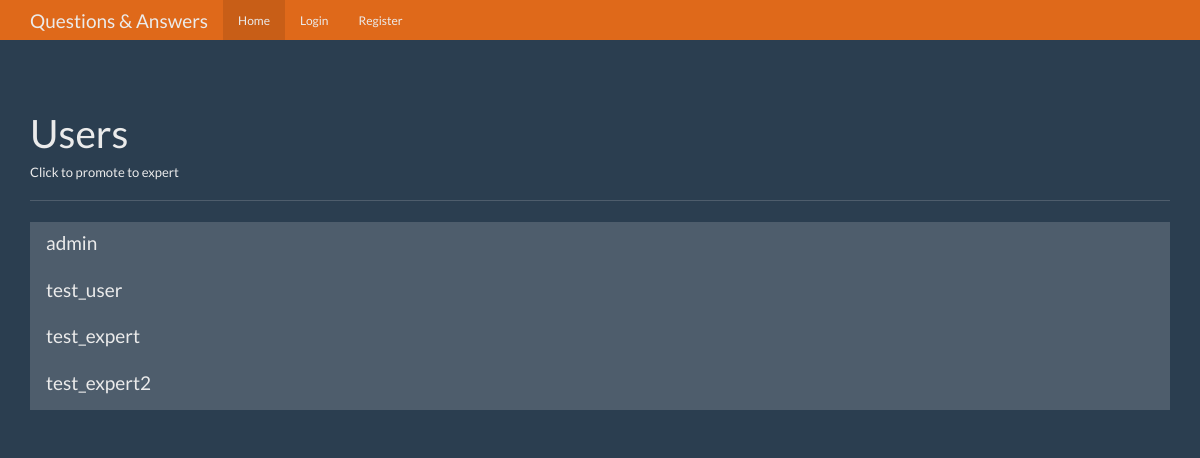
/users, run on an earlier commit of the app's database.
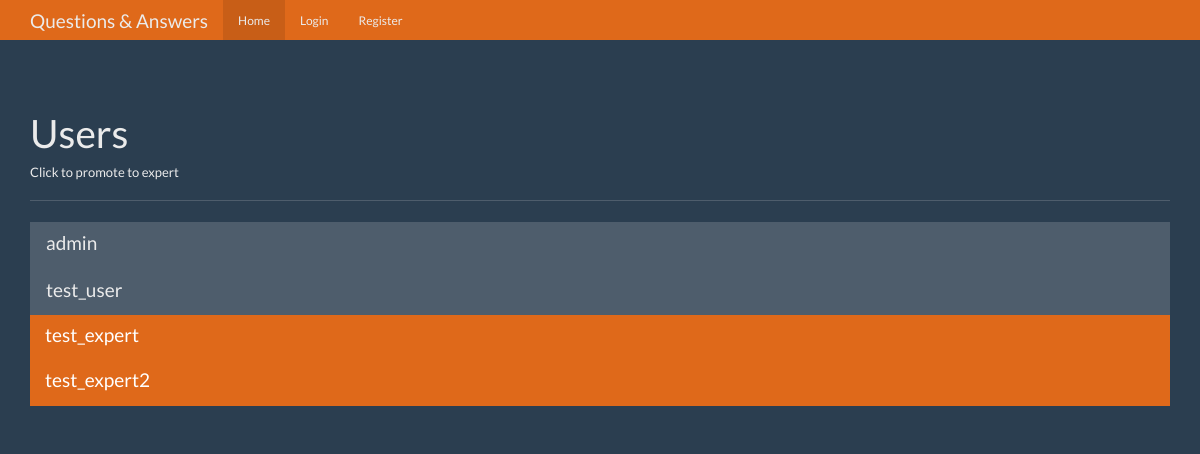
And on a later commit of the database.
### tables this page shows
CREATE TABLE users (
    id integer primary key autoincrement,
    name text not null,
    password text not null,
    expert boolean not null,
    admin boolean not null
);

### app.py (the view)
@app.route("/users")
def users():
    user = get_current_user()
    db = get_db()
    user_cur = db.execute("select id, name,expert, admin from users")
    users_results = user_cur.fetchall()
    return render_template("users.html", user=user, users=users_results)

### app.py (called while the page is built, shortened)
def get_current_user():
    user_result = None
    return user_result

### database.py (called while the page is built)
def connect_db():
    sql = sqlite3.connect("/home/jonathan/oreilly/flask/question_answer/questions.db")
    sql.row_factory = sqlite3.Row
    return sql

def get_db():
    if not hasattr(g, "sqlite_db"):
        g.sqlite_db = connect_db()
    return g.sqlite_db

### templates/users.html (shortened to what this page needs)
{% extends "base.html" %}
{% from "show_links.html" import show_links %}
{% block nav %}
{{ show_links(user) }}
{% endblock %}
{% block body %}
<div class="page-header">
  <h1>Users</h1>
  <h6>Click to promote to expert</h6>
</div>
<div class="row">
  <div class="col-lg-12">
    <div class="list-group">
      {% for user in users %}
      <a href="{{ url_for('promote', user_id=user['id']) }}"
        class="list-group-item {% if user['expert'] == 1 %} active {% endif %}">
        <h4 class="list-group-item-heading">{{ user['name'] }}</h4>
      </a>
      {% endfor %}
    </div>
  </div>
</div>
{% endblock %}

What changed in the data, as far as the page shows it:
changed users "test_expert": expert False → True (drawn)
changed users "test_expert2": expert False → True (drawn)
